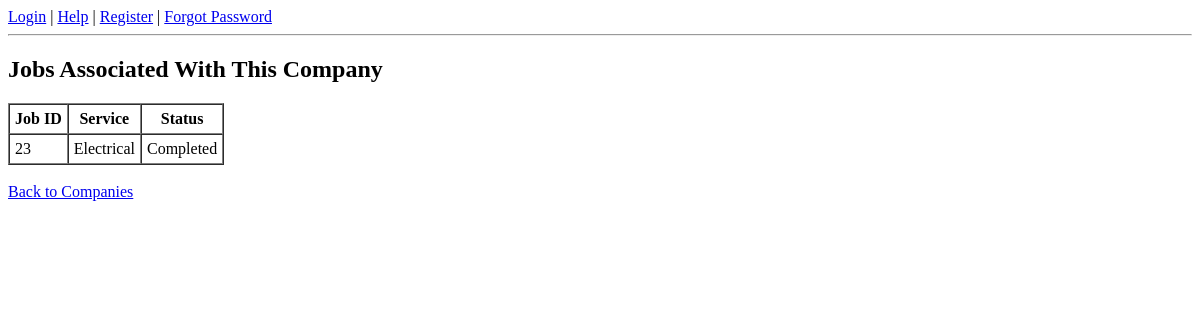
Page /companies/5/jobs on the earlier database version.
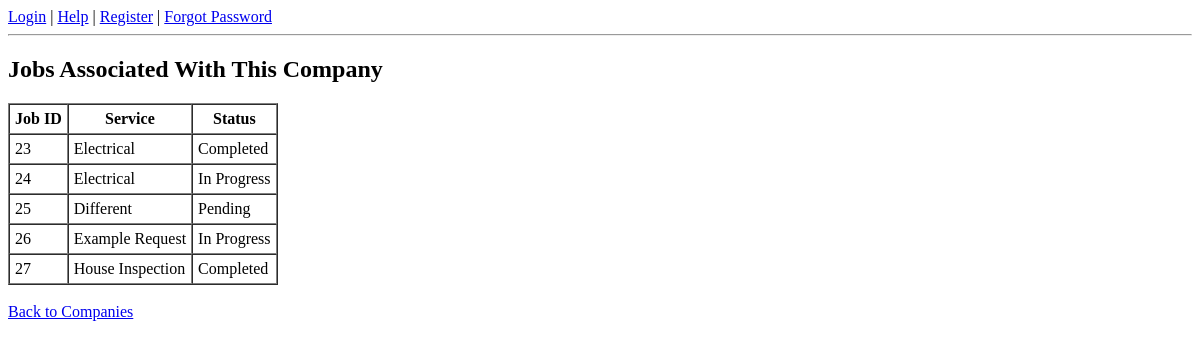
Same page on the later database version.
### tables this page shows
CREATE TABLE Job_Request (
        jobID INTEGER PRIMARY KEY AUTOINCREMENT,
        clientID INTEGER NOT NULL,
        contractorID INTEGER,
        companyID INTEGER,
        service TEXT,
        status TEXT CHECK(status IN ('Pending', 'In Progress', 'Completed', 'Cancelled')) DEFAULT 'Pending',
        date_posted DATE NOT NULL,
        date_fulfilled DATE, client_approval TEXT CHECK(client_approval IN ('Pending','Approved','Denied')) DEFAULT 'Pending',
        FOREIGN KEY(clientID) REFERENCES Client(clientID),
        FOREIGN KEY(contractorID) REFERENCES Contractor(contractorID),
        FOREIGN KEY(companyID) REFERENCES Company(companyID)
    );

### app.py (the view)
@app.route("/companies/<int:company_id>/jobs")
def view_company_jobs(company_id):
    conn = sqlite3.connect('project.db')
    conn.row_factory = sqlite3.Row
    cursor = conn.cursor()
    cursor.execute("""
        SELECT jobID, service, status
        FROM Job_Request
        WHERE companyID = ?
    """, (company_id,))
    jobs = cursor.fetchall()
    conn.close()
    return render_template("company_jobs.html", jobs=jobs, company_id=company_id)

### templates/company_jobs.html
{% extends "base.html" %}
{% block content %}
<h2>Jobs Associated With This Company</h2>
{% if jobs %}
    <table border="1" cellpadding="5" cellspacing="0">
        <tr>
            <th>Job ID</th>
            <th>Service</th>
            <th>Status</th>
        </tr>
        {% for job in jobs %}
        <tr>
            <td>{{ job.jobID }}</td>
            <td>{{ job.service }}</td>
            <td>{{ job.status }}</td>
        </tr>
        {% endfor %}
    </table>
{% else %}
    <p>No jobs are associated with this company yet.</p>
{% endif %}
<br>
<a href="/companies">Back to Companies</a>
{% endblock %}

### templates/base.html (shortened to what this page needs)
<!DOCTYPE html>
<html>
<head>
</head>
<body>
    <nav>
        {% if session.user_id %}
            <a href="/dashboard">Dashboard</a> |
            {% if session.role == 'contractor' %}
                <a href="/companies">View and Manage Companies</a> |
            {% else %}
                <a href="/companies">View Companies</a> |
            {% endif %}
            <a href="/contractors">See all Contractors (Info and Ratings)</a> |
            <a href="/profile/edit">Edit Profile</a> |
            <a href="/logout">Logout</a>
        {% else %}
            <a href="/login">Login</a> |
            <a href="/help">Help</a> |
            <a href="/register">Register</a> |
            <a href="/forgot">Forgot Password</a>
        {% endif %}
    </nav>
    <hr>
    {% block content %}{% endblock %}
</body>
</html>

Differences in the rows shown:
added Job_Request: jobID "24", service "Electrical", status "In Progress"
added Job_Request: jobID "25", service "Different", status "Pending"
added Job_Request: jobID "26", service "Example Request", status "In Progress"
added Job_Request: jobID "27", service "House Inspection", status "Completed"
